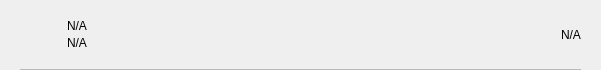
<?xml version="1.0" encoding="UTF-8"?>
<ui version="4.0">
 <class>TxRow</class>
 <widget class="QWidget" name="TxRow">
  <property name="geometry">
   <rect>
    <x>0</x>
    <y>0</y>
    <width>601</width>
    <height>70</height>
   </rect>
  </property>
  <property name="minimumSize">
   <size>
    <width>0</width>
    <height>40</height>
   </size>
  </property>
  <property name="windowTitle">
   <string>Form</string>
  </property>
  <layout class="QVBoxLayout" name="verticalLayout_3">
   <property name="spacing">
    <number>0</number>
   </property>
   <property name="leftMargin">
    <number>0</number>
   </property>
   <property name="topMargin">
    <number>0</number>
   </property>
   <property name="rightMargin">
    <number>0</number>
   </property>
   <property name="bottomMargin">
    <number>0</number>
   </property>
   <item>
    <widget class="QWidget" name="rowContainer" native="true">
     <layout class="QVBoxLayout" name="verticalLayout_2">
      <property name="spacing">
       <number>9</number>
      </property>
      <property name="leftMargin">
       <number>20</number>
      </property>
      <property name="topMargin">
       <number>9</number>
      </property>
      <property name="rightMargin">
       <number>20</number>
      </property>
      <property name="bottomMargin">
       <number>0</number>
      </property>
      <item>
       <widget class="QFrame" name="frame">
        <property name="styleSheet">
         <string notr="true">border:none;</string>
        </property>
        <property name="frameShape">
         <enum>QFrame::StyledPanel</enum>
        </property>
        <property name="frameShadow">
         <enum>QFrame::Raised</enum>
        </property>
        <layout class="QHBoxLayout" name="horizontalLayout" stretch="0,2,0">
         <property name="leftMargin">
          <number>0</number>
         </property>
         <property name="topMargin">
          <number>0</number>
         </property>
         <property name="rightMargin">
          <number>0</number>
         </property>
         <property name="bottomMargin">
          <number>0</number>
         </property>
         <item>
          <widget class="QPushButton" name="icon">
           <property name="focusPolicy">
            <enum>Qt::NoFocus</enum>
           </property>
           <property name="styleSheet">
            <string notr="true">border:none;</string>
           </property>
           <property name="text">
            <string/>
           </property>
           <property name="iconSize">
            <size>
             <width>28</width>
             <height>28</height>
            </size>
           </property>
          </widget>
         </item>
         <item>
          <layout class="QVBoxLayout" name="verticalLayout">
           <property name="spacing">
            <number>3</number>
           </property>
           <property name="leftMargin">
            <number>9</number>
           </property>
           <item>
            <widget class="PrivateQLabel" name="lblAddress">
             <property name="styleSheet">
              <string notr="true"/>
             </property>
             <property name="text">
              <string notr="true">N/A</string>
             </property>
             <property name="alignment">
              <set>Qt::AlignBottom|Qt::AlignLeading|Qt::AlignLeft</set>
             </property>
            </widget>
           </item>
           <item>
            <widget class="PrivateQLabel" name="lblDate">
             <property name="styleSheet">
              <string notr="true"/>
             </property>
             <property name="text">
              <string notr="true">N/A</string>
             </property>
             <property name="alignment">
              <set>Qt::AlignLeading|Qt::AlignLeft|Qt::AlignTop</set>
             </property>
            </widget>
           </item>
          </layout>
         </item>
         <item>
          <widget class="PrivateQLabel" name="lblAmount">
           <property name="styleSheet">
            <string notr="true"/>
           </property>
           <property name="text">
            <string notr="true">N/A</string>
           </property>
          </widget>
         </item>
        </layout>
       </widget>
      </item>
      <item>
       <widget class="QLabel" name="lblDivisory">
        <property name="minimumSize">
         <size>
          <width>0</width>
          <height>1</height>
         </size>
        </property>
        <property name="maximumSize">
         <size>
          <width>16777215</width>
          <height>1</height>
         </size>
        </property>
        <property name="styleSheet">
         <string notr="true">background-color:#bababa;</string>
        </property>
        <property name="text">
         <string/>
        </property>
        <property name="alignment">
         <set>Qt::AlignBottom|Qt::AlignLeading|Qt::AlignLeft</set>
        </property>
       </widget>
      </item>
     </layout>
    </widget>
   </item>
  </layout>
 </widget>
 <customwidgets>
  <customwidget>
   <class>PrivateQLabel</class>
   <extends>QLabel</extends>
   <header>qt/pivx/privatelabel.h</header>
   <container>0</container>
  </customwidget>
 </customwidgets>
 <resources/>
 <connections/>
</ui>
